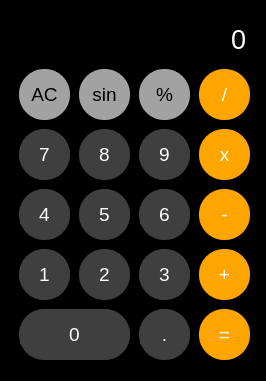
<?xml version="1.0" encoding="UTF-8"?>
<ui version="4.0">
 <class>Calcultor</class>
 <widget class="QDialog" name="Calcultor">
  <property name="windowModality">
   <enum>Qt::NonModal</enum>
  </property>
  <property name="geometry">
   <rect>
    <x>0</x>
    <y>0</y>
    <width>266</width>
    <height>381</height>
   </rect>
  </property>
  <property name="sizePolicy">
   <sizepolicy hsizetype="Fixed" vsizetype="Fixed">
    <horstretch>0</horstretch>
    <verstretch>0</verstretch>
   </sizepolicy>
  </property>
  <property name="minimumSize">
   <size>
    <width>266</width>
    <height>381</height>
   </size>
  </property>
  <property name="maximumSize">
   <size>
    <width>266</width>
    <height>381</height>
   </size>
  </property>
  <property name="windowTitle">
   <string>Calcultor</string>
  </property>
  <property name="windowIcon">
   <iconset>
    <normaloff>Calculator_5122x.png</normaloff>Calculator_5122x.png</iconset>
  </property>
  <property name="windowOpacity">
   <double>1.000000000000000</double>
  </property>
  <property name="styleSheet">
   <string notr="true">#frame{
	background-color: rgb(0,0,0);
}
#lineEdit{
	background-color: transparent;
	color: white;
	border: 0px;
}
#pushButton{
	border-radius: 25px;
	background-color: rgb(63,63,63);
	color: white;
}

#pushButton_2{
	border-radius: 25px;
	background-color: rgb(63,63,63);
	color: white;
}
#pushButton_3{
	border-radius: 25px;
	background-color: rgb(63,63,63);
	color: white;
}
#pushButton_4{
	border-radius: 25px;
	background-color: rgb(63,63,63);
	color: white;
}
#pushButton_5{
	border-radius: 25px;
	background-color: rgb(63,63,63);
	color: white;
}
#pushButton_6{
	border-radius: 25px;
	background-color: rgb(63,63,63);
	color: white;
}
#pushButton_7{
	border-radius: 25px;
	background-color: rgb(63,63,63);
	color: white;
}
#pushButton_8{
	border-radius: 25px;
	background-color: rgb(63,63,63);
	color: white;
}
#pushButton_9{
	border-radius: 25px;
	background-color: rgb(63,63,63);
	color: white;
}
#pushButton_10{
	border-radius: 25px;
	background-color: rgb(63,63,63);
	color: white;
}
#pushButton_11{
	border-radius: 25px;
	background-color: rgb(63,63,63);
	color: white;
}
#pushButton_12{
	border-radius: 25px;
	background-color: orange;
	color: white;
}
#pushButton_13{
	border-radius: 25px;
	background-color: orange;
	color: white;
}
#pushButton_14{
	border-radius: 25px;
	background-color: orange;
	color: white;
}
#pushButton_15{
	border-radius: 25px;
	background-color: orange;
	color: white;
}
#pushButton_16{
	border-radius: 25px;
	background-color: rgb(162,162,162);
}
#pushButton_17{
	border-radius: 25px;
	background-color: rgb(162,162,162);
}
#pushButton_18{
	border-radius: 25px;
	background-color: rgb(162,162,162);
}
#pushButton_19{
	border-radius: 25px;
	background-color: orange;
	color: white;
}
#pushButton:hover{
	border-radius: 25px;
	background-color: rgb(115,115,115);
	color: white;
}

#pushButton_2:hover{
	border-radius: 25px;
	background-color: rgb(115,115,115);
	color: white;
}
#pushButton_3:hover{
	border-radius: 25px;
	background-color: rgb(115,115,115);
	color: white;
}
#pushButton_4:hover{
	border-radius: 25px;
	background-color: rgb(115,115,115);
	color: white;
}
#pushButton_5:hover{
	border-radius: 25px;
	background-color: rgb(115,115,115);
	color: white;
}
#pushButton_6:hover{
	border-radius: 25px;
	background-color: rgb(115,115,115);
	color: white;
}
#pushButton_7:hover{
	border-radius: 25px;
	background-color: rgb(115,115,115);
	color: white;
}
#pushButton_8:hover{
	border-radius: 25px;
	background-color: rgb(115,115,115);
	color: white;
}
#pushButton_9:hover{
	border-radius: 25px;
	background-color: rgb(115,115,115);
	color: white;
}
#pushButton_10:hover{
	border-radius: 25px;
	background-color: rgb(115,115,115);
	color: white;
}
#pushButton_11:hover{
	border-radius: 25px;
	background-color: rgb(115,115,115);
	color: white;
}
#pushButton_12:hover{
	border-radius: 25px;
	background-color: rgb(244,201,149);
	color: white;
}
#pushButton_13:hover{
	border-radius: 25px;
	background-color:rgb(244,201,149);
	color: white;
}
#pushButton_14:hover{
	border-radius: 25px;
	background-color: rgb(244,201,149);
	color: white;
}
#pushButton_15:hover{
	border-radius: 25px;
	background-color: rgb(244,201,149);
	color: white;
}
#pushButton_19:hover{
	border-radius: 25px;
	background-color:  rgb(244,201,149);
	color: white;
}
#pushButton_16:hover{
	border-radius: 25px;
	background-color: rgb(217,217,217);
}
#pushButton_17:hover{
	border-radius: 25px;
	background-color: rgb(217,217,217);
}
#pushButton_18:hover{
	border-radius: 25px;
	background-color: rgb(217,217,217);
}</string>
  </property>
  <property name="windowFilePath">
   <string/>
  </property>
  <widget class="QFrame" name="frame">
   <property name="geometry">
    <rect>
     <x>-11</x>
     <y>-1</y>
     <width>371</width>
     <height>391</height>
    </rect>
   </property>
   <property name="frameShape">
    <enum>QFrame::StyledPanel</enum>
   </property>
   <property name="frameShadow">
    <enum>QFrame::Raised</enum>
   </property>
   <widget class="QLineEdit" name="lineEdit">
    <property name="geometry">
     <rect>
      <x>30</x>
      <y>20</y>
      <width>231</width>
      <height>41</height>
     </rect>
    </property>
    <property name="font">
     <font>
      <pointsize>20</pointsize>
      <weight>50</weight>
      <bold>false</bold>
     </font>
    </property>
    <property name="text">
     <string>0</string>
    </property>
    <property name="alignment">
     <set>Qt::AlignRight|Qt::AlignTrailing|Qt::AlignVCenter</set>
    </property>
    <property name="readOnly">
     <bool>true</bool>
    </property>
    <property name="placeholderText">
     <string/>
    </property>
   </widget>
   <widget class="QPushButton" name="pushButton">
    <property name="geometry">
     <rect>
      <x>30</x>
      <y>130</y>
      <width>51</width>
      <height>51</height>
     </rect>
    </property>
    <property name="font">
     <font>
      <pointsize>14</pointsize>
      <weight>50</weight>
      <bold>false</bold>
     </font>
    </property>
    <property name="text">
     <string>7</string>
    </property>
   </widget>
   <widget class="QPushButton" name="pushButton_2">
    <property name="geometry">
     <rect>
      <x>30</x>
      <y>190</y>
      <width>51</width>
      <height>51</height>
     </rect>
    </property>
    <property name="font">
     <font>
      <pointsize>14</pointsize>
     </font>
    </property>
    <property name="text">
     <string>4</string>
    </property>
   </widget>
   <widget class="QPushButton" name="pushButton_3">
    <property name="geometry">
     <rect>
      <x>90</x>
      <y>130</y>
      <width>51</width>
      <height>51</height>
     </rect>
    </property>
    <property name="font">
     <font>
      <pointsize>14</pointsize>
     </font>
    </property>
    <property name="text">
     <string>8</string>
    </property>
   </widget>
   <widget class="QPushButton" name="pushButton_4">
    <property name="geometry">
     <rect>
      <x>90</x>
      <y>190</y>
      <width>51</width>
      <height>51</height>
     </rect>
    </property>
    <property name="font">
     <font>
      <pointsize>14</pointsize>
     </font>
    </property>
    <property name="text">
     <string>5</string>
    </property>
   </widget>
   <widget class="QPushButton" name="pushButton_5">
    <property name="geometry">
     <rect>
      <x>30</x>
      <y>250</y>
      <width>51</width>
      <height>51</height>
     </rect>
    </property>
    <property name="font">
     <font>
      <pointsize>14</pointsize>
     </font>
    </property>
    <property name="text">
     <string>1</string>
    </property>
   </widget>
   <widget class="QPushButton" name="pushButton_6">
    <property name="geometry">
     <rect>
      <x>90</x>
      <y>250</y>
      <width>51</width>
      <height>51</height>
     </rect>
    </property>
    <property name="font">
     <font>
      <pointsize>14</pointsize>
     </font>
    </property>
    <property name="text">
     <string>2</string>
    </property>
   </widget>
   <widget class="QPushButton" name="pushButton_7">
    <property name="geometry">
     <rect>
      <x>30</x>
      <y>310</y>
      <width>111</width>
      <height>51</height>
     </rect>
    </property>
    <property name="font">
     <font>
      <pointsize>14</pointsize>
     </font>
    </property>
    <property name="text">
     <string>0</string>
    </property>
   </widget>
   <widget class="QPushButton" name="pushButton_8">
    <property name="geometry">
     <rect>
      <x>150</x>
      <y>130</y>
      <width>51</width>
      <height>51</height>
     </rect>
    </property>
    <property name="font">
     <font>
      <pointsize>14</pointsize>
     </font>
    </property>
    <property name="text">
     <string>9</string>
    </property>
   </widget>
   <widget class="QPushButton" name="pushButton_9">
    <property name="geometry">
     <rect>
      <x>150</x>
      <y>250</y>
      <width>51</width>
      <height>51</height>
     </rect>
    </property>
    <property name="font">
     <font>
      <pointsize>14</pointsize>
     </font>
    </property>
    <property name="text">
     <string>3</string>
    </property>
   </widget>
   <widget class="QPushButton" name="pushButton_10">
    <property name="geometry">
     <rect>
      <x>150</x>
      <y>190</y>
      <width>51</width>
      <height>51</height>
     </rect>
    </property>
    <property name="font">
     <font>
      <pointsize>14</pointsize>
     </font>
    </property>
    <property name="text">
     <string>6</string>
    </property>
   </widget>
   <widget class="QPushButton" name="pushButton_11">
    <property name="geometry">
     <rect>
      <x>150</x>
      <y>310</y>
      <width>51</width>
      <height>51</height>
     </rect>
    </property>
    <property name="font">
     <font>
      <pointsize>14</pointsize>
     </font>
    </property>
    <property name="text">
     <string>.</string>
    </property>
   </widget>
   <widget class="QPushButton" name="pushButton_12">
    <property name="geometry">
     <rect>
      <x>210</x>
      <y>310</y>
      <width>51</width>
      <height>51</height>
     </rect>
    </property>
    <property name="font">
     <font>
      <pointsize>14</pointsize>
     </font>
    </property>
    <property name="text">
     <string>=</string>
    </property>
   </widget>
   <widget class="QPushButton" name="pushButton_13">
    <property name="geometry">
     <rect>
      <x>210</x>
      <y>250</y>
      <width>51</width>
      <height>51</height>
     </rect>
    </property>
    <property name="font">
     <font>
      <pointsize>14</pointsize>
     </font>
    </property>
    <property name="text">
     <string>+</string>
    </property>
   </widget>
   <widget class="QPushButton" name="pushButton_14">
    <property name="geometry">
     <rect>
      <x>210</x>
      <y>190</y>
      <width>51</width>
      <height>51</height>
     </rect>
    </property>
    <property name="font">
     <font>
      <pointsize>14</pointsize>
     </font>
    </property>
    <property name="text">
     <string>-</string>
    </property>
   </widget>
   <widget class="QPushButton" name="pushButton_15">
    <property name="geometry">
     <rect>
      <x>210</x>
      <y>130</y>
      <width>51</width>
      <height>51</height>
     </rect>
    </property>
    <property name="font">
     <font>
      <pointsize>14</pointsize>
     </font>
    </property>
    <property name="text">
     <string>x</string>
    </property>
   </widget>
   <widget class="QPushButton" name="pushButton_16">
    <property name="geometry">
     <rect>
      <x>30</x>
      <y>70</y>
      <width>51</width>
      <height>51</height>
     </rect>
    </property>
    <property name="font">
     <font>
      <pointsize>14</pointsize>
      <weight>50</weight>
      <bold>false</bold>
     </font>
    </property>
    <property name="text">
     <string>AC</string>
    </property>
   </widget>
   <widget class="QPushButton" name="pushButton_17">
    <property name="geometry">
     <rect>
      <x>90</x>
      <y>70</y>
      <width>51</width>
      <height>51</height>
     </rect>
    </property>
    <property name="font">
     <font>
      <pointsize>14</pointsize>
     </font>
    </property>
    <property name="text">
     <string>sin</string>
    </property>
   </widget>
   <widget class="QPushButton" name="pushButton_18">
    <property name="geometry">
     <rect>
      <x>150</x>
      <y>70</y>
      <width>51</width>
      <height>51</height>
     </rect>
    </property>
    <property name="font">
     <font>
      <pointsize>14</pointsize>
     </font>
    </property>
    <property name="text">
     <string>%</string>
    </property>
   </widget>
   <widget class="QPushButton" name="pushButton_19">
    <property name="geometry">
     <rect>
      <x>210</x>
      <y>70</y>
      <width>51</width>
      <height>51</height>
     </rect>
    </property>
    <property name="font">
     <font>
      <pointsize>14</pointsize>
     </font>
    </property>
    <property name="text">
     <string>/</string>
    </property>
   </widget>
  </widget>
 </widget>
 <resources/>
 <connections/>
</ui>
